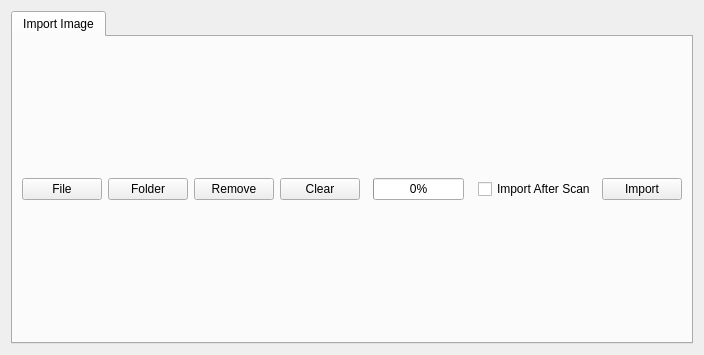
<?xml version="1.0" encoding="UTF-8"?>
<ui version="4.0">
 <class>ImportDcmWidget</class>
 <widget class="QWidget" name="ImportDcmWidget">
  <property name="geometry">
   <rect>
    <x>0</x>
    <y>0</y>
    <width>704</width>
    <height>355</height>
   </rect>
  </property>
  <property name="windowTitle">
   <string>Form</string>
  </property>
  <layout class="QGridLayout" name="gridLayout">
   <item row="0" column="0">
    <widget class="QTabWidget" name="tabWidget">
     <property name="currentIndex">
      <number>0</number>
     </property>
     <widget class="QWidget" name="tab">
      <attribute name="title">
       <string>Import Image</string>
      </attribute>
      <layout class="QVBoxLayout" name="importTabVLayout">
       <item>
        <layout class="QHBoxLayout" name="horizontalLayout_4">
         <item>
          <widget class="QPushButton" name="fileButton">
           <property name="text">
            <string>File</string>
           </property>
          </widget>
         </item>
         <item>
          <widget class="QPushButton" name="folderButton">
           <property name="text">
            <string>Folder</string>
           </property>
          </widget>
         </item>
         <item>
          <widget class="QPushButton" name="removeButton">
           <property name="text">
            <string>Remove</string>
           </property>
          </widget>
         </item>
         <item>
          <widget class="QPushButton" name="clearStudyButton">
           <property name="text">
            <string>Clear</string>
           </property>
          </widget>
         </item>
         <item>
          <spacer name="horizontalSpacer_3">
           <property name="orientation">
            <enum>Qt::Horizontal</enum>
           </property>
           <property name="sizeHint" stdset="0">
            <size>
             <width>40</width>
             <height>20</height>
            </size>
           </property>
          </spacer>
         </item>
         <item>
          <widget class="QProgressBar" name="progressBar">
           <property name="value">
            <number>0</number>
           </property>
           <property name="alignment">
            <set>Qt::AlignCenter</set>
           </property>
          </widget>
         </item>
         <item>
          <spacer name="horizontalSpacer_2">
           <property name="orientation">
            <enum>Qt::Horizontal</enum>
           </property>
           <property name="sizeHint" stdset="0">
            <size>
             <width>40</width>
             <height>20</height>
            </size>
           </property>
          </spacer>
         </item>
         <item>
          <widget class="QCheckBox" name="importAfterScanCheck">
           <property name="text">
            <string>Import After Scan</string>
           </property>
          </widget>
         </item>
         <item>
          <widget class="QPushButton" name="importButton">
           <property name="text">
            <string>Import</string>
           </property>
           <property name="checkable">
            <bool>true</bool>
           </property>
          </widget>
         </item>
        </layout>
       </item>
      </layout>
     </widget>
    </widget>
   </item>
  </layout>
 </widget>
 <resources/>
 <connections/>
</ui>
